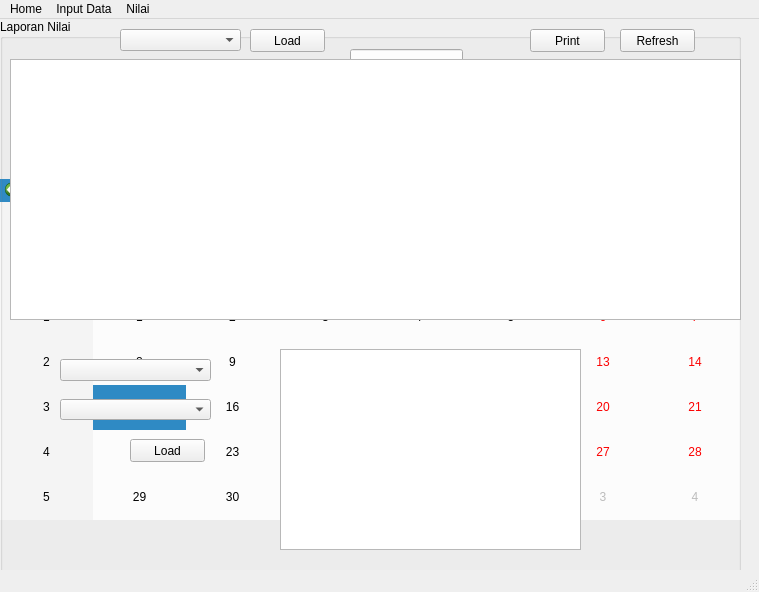
<?xml version="1.0" encoding="UTF-8"?>
<ui version="4.0">
 <class>MainWindow</class>
 <widget class="QMainWindow" name="MainWindow">
  <property name="geometry">
   <rect>
    <x>0</x>
    <y>0</y>
    <width>759</width>
    <height>592</height>
   </rect>
  </property>
  <property name="windowTitle">
   <string>Halaman Utama</string>
  </property>
  <widget class="QWidget" name="centralwidget">
   <widget class="QCalendarWidget" name="calendarWidget">
    <property name="geometry">
     <rect>
      <x>0</x>
      <y>160</y>
      <width>741</width>
      <height>341</height>
     </rect>
    </property>
   </widget>
   <widget class="QLabel" name="labelWelcome">
    <property name="geometry">
     <rect>
      <x>20</x>
      <y>30</y>
      <width>701</width>
      <height>51</height>
     </rect>
    </property>
    <property name="font">
     <font>
      <pointsize>20</pointsize>
      <weight>75</weight>
      <bold>true</bold>
     </font>
    </property>
    <property name="text">
     <string>TextLabel</string>
    </property>
    <property name="wordWrap">
     <bool>true</bool>
    </property>
   </widget>
   <widget class="QLineEdit" name="lineEditUser">
    <property name="geometry">
     <rect>
      <x>350</x>
      <y>30</y>
      <width>113</width>
      <height>20</height>
     </rect>
    </property>
   </widget>
   <widget class="QGroupBox" name="groupBox">
    <property name="geometry">
     <rect>
      <x>0</x>
      <y>0</y>
      <width>741</width>
      <height>571</height>
     </rect>
    </property>
    <property name="title">
     <string>Laporan Nilai</string>
    </property>
    <widget class="QTableView" name="tableView">
     <property name="geometry">
      <rect>
       <x>10</x>
       <y>40</y>
       <width>731</width>
       <height>261</height>
      </rect>
     </property>
    </widget>
    <widget class="QComboBox" name="comboBox">
     <property name="geometry">
      <rect>
       <x>120</x>
       <y>10</y>
       <width>121</width>
       <height>22</height>
      </rect>
     </property>
    </widget>
    <widget class="QPushButton" name="pushButtonRefresh">
     <property name="geometry">
      <rect>
       <x>620</x>
       <y>10</y>
       <width>75</width>
       <height>23</height>
      </rect>
     </property>
     <property name="text">
      <string>Refresh</string>
     </property>
    </widget>
    <widget class="QPushButton" name="pushButtonLoad">
     <property name="geometry">
      <rect>
       <x>250</x>
       <y>10</y>
       <width>75</width>
       <height>23</height>
      </rect>
     </property>
     <property name="text">
      <string>Load</string>
     </property>
    </widget>
    <widget class="QTableWidget" name="tableWidget">
     <property name="geometry">
      <rect>
       <x>280</x>
       <y>330</y>
       <width>301</width>
       <height>201</height>
      </rect>
     </property>
    </widget>
    <widget class="QComboBox" name="comboBox_2">
     <property name="geometry">
      <rect>
       <x>60</x>
       <y>380</y>
       <width>151</width>
       <height>21</height>
      </rect>
     </property>
    </widget>
    <widget class="QComboBox" name="comboBox_3">
     <property name="geometry">
      <rect>
       <x>60</x>
       <y>340</y>
       <width>151</width>
       <height>22</height>
      </rect>
     </property>
    </widget>
    <widget class="QPushButton" name="pushButtonStatis">
     <property name="geometry">
      <rect>
       <x>130</x>
       <y>420</y>
       <width>75</width>
       <height>23</height>
      </rect>
     </property>
     <property name="text">
      <string>Load</string>
     </property>
    </widget>
    <widget class="QPushButton" name="pushButtonPrint">
     <property name="geometry">
      <rect>
       <x>530</x>
       <y>10</y>
       <width>75</width>
       <height>23</height>
      </rect>
     </property>
     <property name="text">
      <string>Print</string>
     </property>
    </widget>
   </widget>
  </widget>
  <widget class="QMenuBar" name="menubar">
   <property name="geometry">
    <rect>
     <x>0</x>
     <y>0</y>
     <width>759</width>
     <height>21</height>
    </rect>
   </property>
   <widget class="QMenu" name="menuInput_Data">
    <property name="title">
     <string>Input Data</string>
    </property>
    <addaction name="actionDosen"/>
    <addaction name="actionMahasiswa"/>
    <addaction name="actionMatakuliah"/>
    <addaction name="actionUser"/>
   </widget>
   <widget class="QMenu" name="menuNilai">
    <property name="title">
     <string>Nilai</string>
    </property>
    <addaction name="separator"/>
    <addaction name="actionInput"/>
    <addaction name="actionLaporan"/>
   </widget>
   <widget class="QMenu" name="menuHome">
    <property name="title">
     <string>Home</string>
    </property>
    <addaction name="actionHalaman_Utama"/>
    <addaction name="actionKeluar"/>
   </widget>
   <addaction name="menuHome"/>
   <addaction name="menuInput_Data"/>
   <addaction name="menuNilai"/>
  </widget>
  <widget class="QStatusBar" name="statusbar"/>
  <action name="actionDosen">
   <property name="text">
    <string>Dosen</string>
   </property>
  </action>
  <action name="actionMahasiswa">
   <property name="text">
    <string>Mahasiswa</string>
   </property>
  </action>
  <action name="actionMatakuliah">
   <property name="text">
    <string>Matakuliah</string>
   </property>
  </action>
  <action name="actionUser">
   <property name="text">
    <string>User</string>
   </property>
  </action>
  <action name="actionInput">
   <property name="text">
    <string>Input</string>
   </property>
  </action>
  <action name="actionLaporan">
   <property name="text">
    <string>Laporan</string>
   </property>
  </action>
  <action name="actionHalaman_Utama">
   <property name="text">
    <string>Halaman Utama</string>
   </property>
  </action>
  <action name="actionKeluar">
   <property name="text">
    <string>Keluar</string>
   </property>
  </action>
 </widget>
 <resources/>
 <connections/>
 <slots>
  <slot>createPDF()</slot>
 </slots>
</ui>
